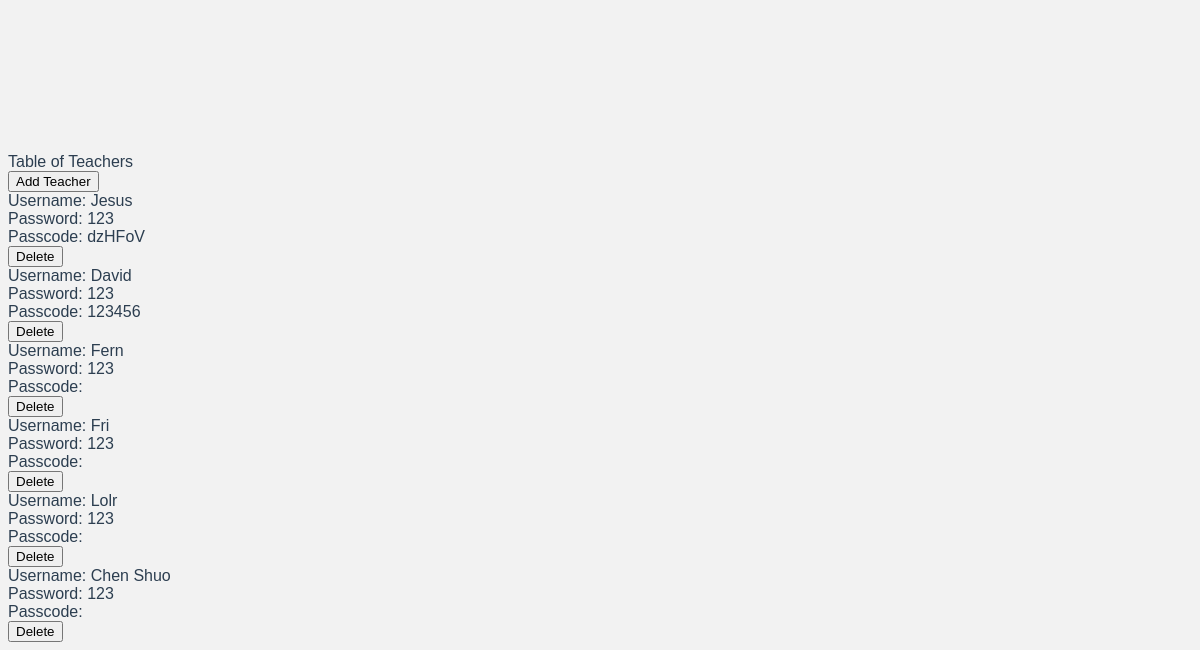
Before: /tableteacher (signed in, lower part) with the older database file.
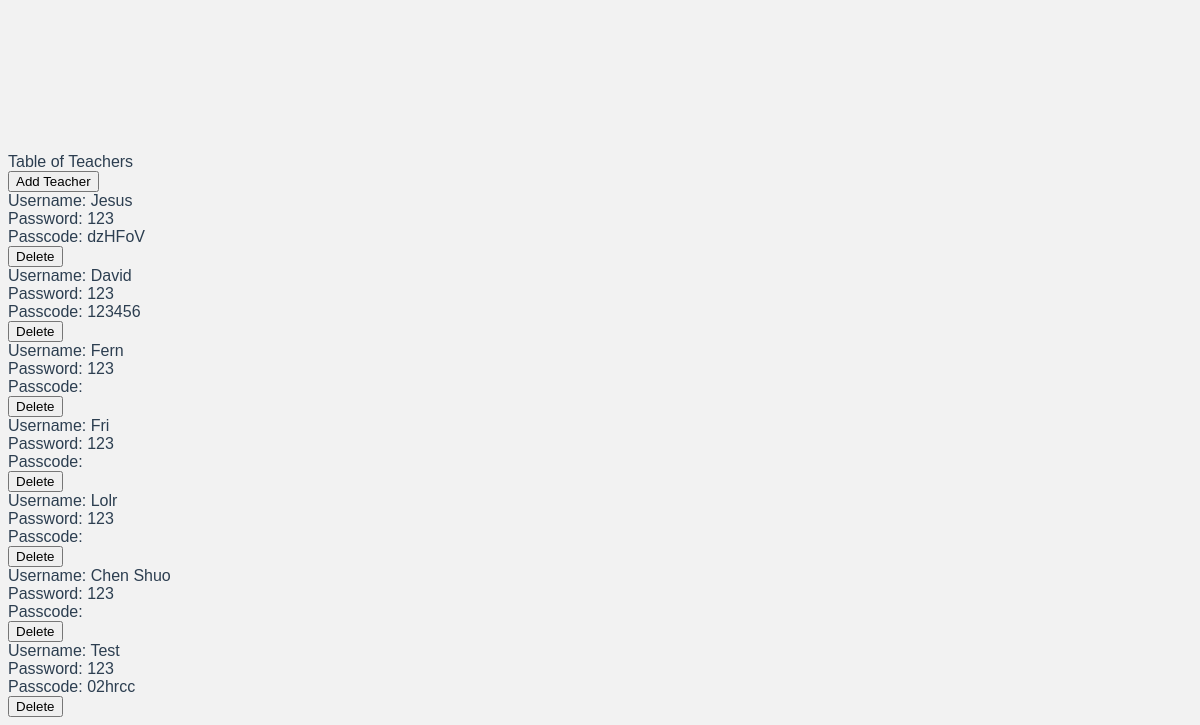
After: the same page with the newer database file.
### main.py (models this page shows)
class TrAcc(db.Model):
    __tablename__ = 'tr_acc'
    id = db.Column(db.Integer, primary_key=True)
    name = db.Column(db.String(200), default = '-')
    pword = db.Column(db.String(200), default = '-')
    passcode = db.Column(db.String(6), default = '')
    promo_state = db.Column(db.Integer,default = '-')
    assigned_students = db.relationship('StdAcc', backref="assigned_teacher")

### main.py (the view)
@app.route('/tableteacher', methods = ["POST", 'GET'])
def tableTeacher():
    if ("admin" in session):
        listOfTeachers = db.session.query(TrAcc).all()
        return render_template('tableteacher.html',Teachers = listOfTeachers)
    else:
        pass

### templates/tableteacher.html (shortened to what this page needs)
<!DOCTYPE html>
<html>
<head>
    <link rel="stylesheet" href="https://unpkg.com/@zaydek/duomo@0.7.1/dist/production-full.css">
</head>
<body>
    <nav class="sticky t-0 shadow shadow-lg hstack w-full p-12 bg-white">
        <a href="{{url_for('admin')}}">
            <svg class="w-36 h-36" fill="currentColor" viewBox="0 0 20 20" xmlns="http://www.w3.org/2000/svg"><path fill-rule="evenodd" d="M9.707 16.707a1 1 0 01-1.414 0l-6-6a1 1 0 010-1.414l6-6a1 1 0 011.414 1.414L5.414 9H17a1 1 0 110 2H5.414l4.293 4.293a1 1 0 010 1.414z" clip-rule="evenodd"></path></svg>
        </a>
    </nav>
    <div class="container py-28">
        <div class="vstack screen">
            <div class="text-36">Table of Teachers</div>
            <div class="vstack space-28 mt-28 w-full px-28">
                <form action="/addTeacher" method="POST">
                    <input type="submit" class="w-256 bg-white rounded-3 shadow shadow-md p-28 text-underline " value="Add Teacher" />
                </form>
                <div class="grid grid-cols-1 sm:grid-cols-2 md:grid-cols-2 lg:grid-cols-3 gap-28">
                    {% for Teacher in Teachers %}
                    <form action="/deleteEntry" method="POST">
                        <div class="vstack w-full align-start bg-white rounded-3 shadow shadow-md">
                            <div class="w-full bg-white p-28 ellipsis">Username: {{Teacher.name}}</div>
                            <div class="w-full bg-white p-28 ellipsis">Password: {{Teacher.pword}}</div>
                            <div class="w-full bg-white p-28 ellipsis">Passcode: {% if Teacher.passcode %}{{Teacher.passcode}}{% endif %}</div>
                            <input type="submit" name="todo" class="text-underline color-red-700 bg-transparent p-28 " value="Delete" />
                        </div>
                    </form>
                    {% endfor %}
                </div>
            </div>
        </div>
    </div>
</body>
</html>

Changed rows visible on the page:
added TrAcc: name "Test", pword "123", passcode "02hrcc"
